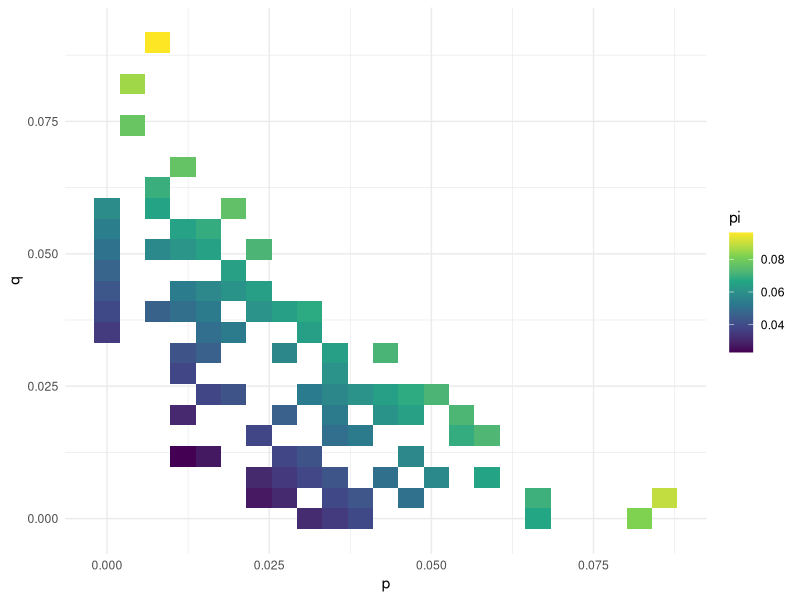
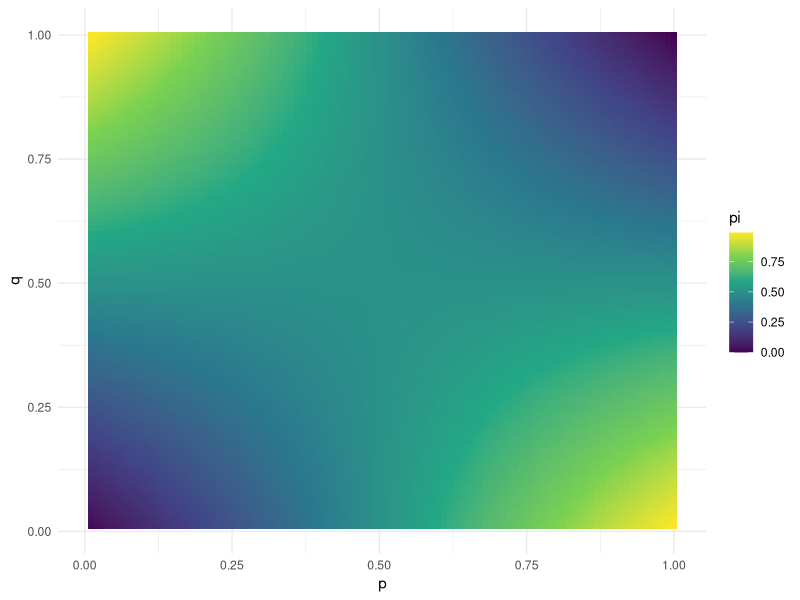
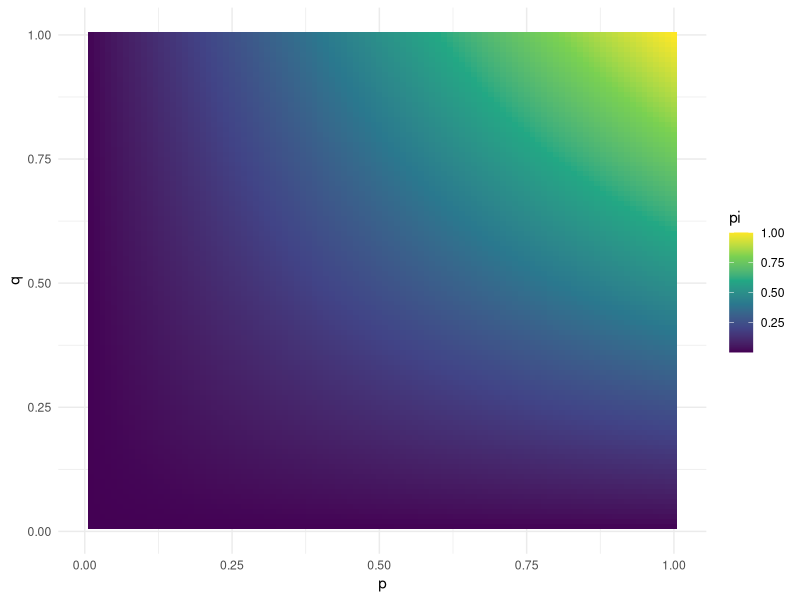

The R script that drew these images, in order:
## ---- chunk 1
library(tidyverse)


station <- c("site_1", "site_2", "site_3", "site_4", "site_5", "site_6", 
             "site_7", "site_8", "site_9", "site_10")
bgc_1 <- c(1, 2, 1, 0, 1, 0, 0, 0, 0, 1)
bgc_2 <- c(1, 0, 1, 0, 0, 0, 1, 1, 0, 0) # co-occurrence
bgc_3 <- c(2, 0, 0, 0, 0, 0, 1, 0, NA, 0) # co-exclusion

gcfs_by_sites <- data.frame(station, bgc_1, bgc_2, bgc_3)

mag_1 <- c(2, 0, 1, 0, 0, 0, 3, 1, 0, 0) # co-occurrence 
mag_2 <- c(1, 3, 0, 0, 0, 1, 0, 0, 0, 1)
mag_3 <- c(0, 1, 1, 0, 0, 2, NA, 0, 0, 0) # co-exclusion

motus_by_sites <- data.frame(station, mag_1, mag_2, mag_3)

## ---- chunk 2
# tablas donde se van a guardar informacion de los patrones
co_occur <- data.frame(mags = character(), bgcs = character(), total_sites = integer(), 
                       stringsAsFactors = FALSE)

co_exclu <- data.frame(mags = character(), bgcs = character(), total_sites = integer(), 
                       mag_sites= integer(), bgc_sites = integer(), stringsAsFactors = FALSE)

for (col1 in colnames(motus_by_sites)) {
  if (col1 == "station") next  # Ignoramos la columna station
  
  for (col2 in colnames(gcfs_by_sites)) {
    if (col2 == "station") next  # Ignoramos la columna station

    # select the station column and the current column for both tables
    temp1 <- motus_by_sites[, c("station", col1), drop = FALSE]
    temp2 <- gcfs_by_sites[, c("station", col2), drop = FALSE]
    
    # bind by col1 and col2 by station, because some bgcs aren't in all the stations, 
    # because not all mags have bgcs, so if we do a inner join we will loose information (a possible (1,0)
    # relevant for us)
    temp3 <- full_join(temp1, temp2, by = "station")
    
    # convertir a 0 los NAs generados por el join
    temp3[[col1]] <- ifelse(is.na(temp3[[col1]]), 0, temp3[[col1]]) 
    temp3[[col2]] <- ifelse(is.na(temp3[[col2]]), 0, temp3[[col2]])
    
    # eliminar sitios en donde no hay ningun mag ni bgc presente (dobles ceros)
    temp3 <- temp3[!(temp3[[col1]] == 0 & temp3[[col2]] == 0), ]
    if (nrow(temp3) == 0) next 
    
    # co-ocurrencia
    if (all((temp3[[col1]] > 0) == (temp3[[col2]] > 0))) { # co-ocurrencia
      
      co_occur <- rbind(co_occur, data.frame(mags= col1, bgcs= col2, total_sites= nrow(temp3)))
      
    }
    # co-exclusion
    if (all((temp3[[col1]] == 0 & temp3[[col2]] > 0) | (temp3[[col1]] > 0 & temp3[[col2]] == 0))) { 
      
      mags_sum <- sum(temp3[[col1]] > 0) # cuantos mags estan en los sitios
      bgcs_sum <- sum(temp3[[col2]] > 0) # vs. cuantos bgcs estan en los sitios
      
      co_exclu <- rbind(co_exclu, data.frame(mags= col1, bgcs= col2, total_sites= nrow(temp3), 
                                             mag_sites = mags_sum, bgc_sites = bgcs_sum ))
    }
  }
}



print(co_occur)
print(co_exclu)



## ---- chunk 3
# Ejemplo aleatorio de como se veria el dataset
Dat <- tibble(
  total = 256,
  coex = rpois(n = 100, lambda = 15), 
  mags = sample(letters[1:4], size = 100, replace = TRUE),
  bgcs = sample(LETTERS[1:4], size = 100, replace = TRUE)) %>%
  rowwise() %>%
  mutate(
    mag_sites = sample(0:coex, 1),
    bgc_sites = coex - mag_sites) %>%
  ungroup()


Dat_stats<- Dat %>%
  mutate(
    p = bgc_sites/total, #P(bgc)
    q = mag_sites/total, #P(mag)
    pi  = ((p) * (1 - (q))) + ((q) * (1 - (p))) # P(mag=1,bgc=0) + P(mag=0, bgc=1)
  )                                             # = p - (2*p*q) + q

ggplot(Dat_stats, aes(x = p, y = q, fill = pi)) +
  geom_tile() +                  
  scale_fill_viridis_c() +      
  labs(x = "p", y = "q", fill = "pi") +
  theme_minimal()
#------------------------------------------------------------------
# Mejor simulamos para diferentes combinacion de probabilidades de p y q

p <- seq(0.01, 1, length.out = 100) 
q <- seq(0.01, 1, length.out = 100)

Dat2 <- expand.grid(p = p, q = q) %>% # combinaciones
  as_tibble() %>%
  mutate(
    pi_e = ((p) * (1 - (q))) + ((q) * (1-(p))), # = p - (2*p*q) + q
    pi_o = p * q
  )

ggplot(Dat2, aes(x = p, y = q, fill = pi_e)) +
  geom_tile() +                  
  scale_fill_viridis_c() +      
  labs(x = "p", y = "q", fill = "pi") +
  theme_minimal()

ggplot(Dat2, aes(x = p, y = q, fill = pi_o)) +
  geom_tile() +                  
  scale_fill_viridis_c() +      
  labs(x = "p", y = "q", fill = "pi") +
  theme_minimal()
